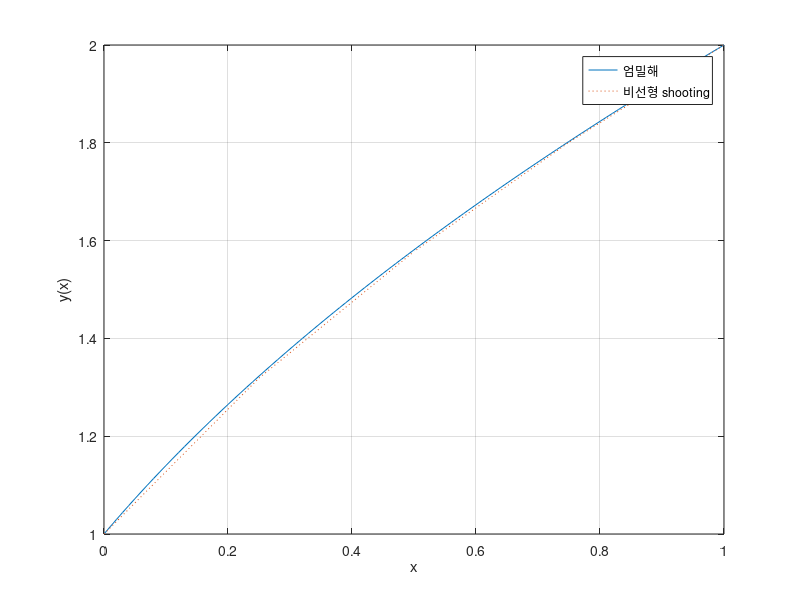

The MATLAB source for this figure:
% nonbvpfd.m: 유한차분을 이용한 비선형 경계치 문제의 풀이
a = 0; b = 1; ya = 1; yb = 2; maxiter = 10; n = 4; w = 0.1;
v = 1/(2*(1+w)); h = (b-a)/n;
%y(1:n-1) = 1;
y = ones(1, n-1);

for k = 1:maxiter
    y(1) = v*(ya + 2*w*y(1) + y(2) + (ya^2 - 2*ya*y(2) + y(2)^2)/(4*y(1)));
    y(2) = v*(y(1) + 2*w*y(2) + y(3) + (y(1)^2 - 2*y(1)*y(3) + y(3)^2)/(4*y(2)));
    y(3) = v*(y(2) + 2*w*y(3) + yb + (y(2)^2 - 2*y(2)*yb + yb^2)/(4*y(3)));
end
x = [a a+h a+2*h a+3*h b]; z = [ya y yb];
f = @(z) sqrt(3*z + 1); xi = 0:0.01:1; yi = f(xi); % 엄밀해
plot(xi,yi,x,z,':'), grid, xlabel('x'), ylabel('y(x)')
legend('엄밀해','비선형 shooting','location','best')
